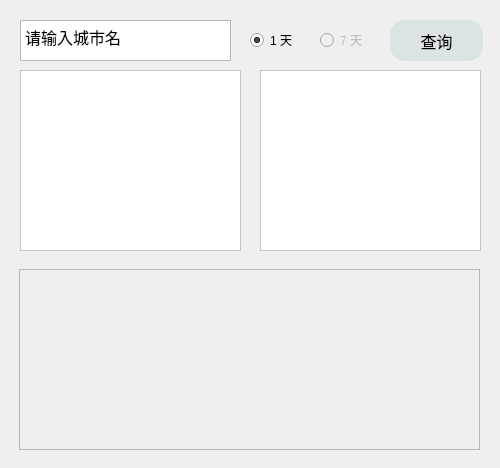
<?xml version="1.0" encoding="UTF-8"?>
<ui version="4.0">
 <class>Form</class>
 <widget class="QWidget" name="Form">
  <property name="enabled">
   <bool>true</bool>
  </property>
  <property name="geometry">
   <rect>
    <x>0</x>
    <y>0</y>
    <width>500</width>
    <height>468</height>
   </rect>
  </property>
  <property name="sizePolicy">
   <sizepolicy hsizetype="Preferred" vsizetype="Preferred">
    <horstretch>0</horstretch>
    <verstretch>0</verstretch>
   </sizepolicy>
  </property>
  <property name="windowTitle">
   <string>天气查询助手</string>
  </property>
  <property name="styleSheet">
   <string notr="true"/>
  </property>
  <widget class="QTextEdit" name="textEdit">
   <property name="enabled">
    <bool>true</bool>
   </property>
   <property name="geometry">
    <rect>
     <x>20</x>
     <y>20</y>
     <width>211</width>
     <height>41</height>
    </rect>
   </property>
   <property name="font">
    <font>
     <family>3ds</family>
     <pointsize>12</pointsize>
    </font>
   </property>
   <property name="cursor" stdset="0">
    <cursorShape>IBeamCursor</cursorShape>
   </property>
   <property name="styleSheet">
    <string notr="true"/>
   </property>
   <property name="inputMethodHints">
    <set>Qt::ImhMultiLine</set>
   </property>
   <property name="html">
    <string>&lt;!DOCTYPE HTML PUBLIC &quot;-//W3C//DTD HTML 4.0//EN&quot; &quot;http://www.w3.org/TR/REC-html40/strict.dtd&quot;&gt;
&lt;html&gt;&lt;head&gt;&lt;meta name=&quot;qrichtext&quot; content=&quot;1&quot; /&gt;&lt;style type=&quot;text/css&quot;&gt;
p, li { white-space: pre-wrap; }
&lt;/style&gt;&lt;/head&gt;&lt;body style=&quot; font-family:'3ds'; font-size:12pt; font-weight:400; font-style:normal;&quot;&gt;
&lt;p style=&quot; margin-top:0px; margin-bottom:0px; margin-left:0px; margin-right:0px; -qt-block-indent:0; text-indent:0px;&quot;&gt;&lt;span style=&quot; font-family:'SimSun'; vertical-align:middle;&quot;&gt;请输入城市名&lt;/span&gt;&lt;/p&gt;&lt;/body&gt;&lt;/html&gt;</string>
   </property>
   <property name="overwriteMode">
    <bool>true</bool>
   </property>
   <property name="acceptRichText">
    <bool>false</bool>
   </property>
  </widget>
  <widget class="QPushButton" name="pushButton">
   <property name="geometry">
    <rect>
     <x>390</x>
     <y>20</y>
     <width>93</width>
     <height>41</height>
    </rect>
   </property>
   <property name="font">
    <font>
     <family>3ds</family>
     <pointsize>12</pointsize>
    </font>
   </property>
   <property name="styleSheet">
    <string notr="true">QPushButton {
	background-color: #dbe3e5;
	border-radius: 15px;
	border: 1px blue solid;
}</string>
   </property>
   <property name="text">
    <string>查询</string>
   </property>
  </widget>
  <widget class="QTextEdit" name="textEdit_2">
   <property name="enabled">
    <bool>false</bool>
   </property>
   <property name="geometry">
    <rect>
     <x>20</x>
     <y>70</y>
     <width>221</width>
     <height>181</height>
    </rect>
   </property>
   <property name="styleSheet">
    <string notr="true">QTextEdit {
	background-color: white;
}</string>
   </property>
  </widget>
  <widget class="QTextEdit" name="textEdit_3">
   <property name="enabled">
    <bool>false</bool>
   </property>
   <property name="geometry">
    <rect>
     <x>260</x>
     <y>70</y>
     <width>221</width>
     <height>181</height>
    </rect>
   </property>
   <property name="styleSheet">
    <string notr="true">QTextEdit {
	background-color: white;
}</string>
   </property>
  </widget>
  <widget class="QRadioButton" name="radioButton">
   <property name="geometry">
    <rect>
     <x>250</x>
     <y>30</y>
     <width>51</width>
     <height>20</height>
    </rect>
   </property>
   <property name="text">
    <string>1 天</string>
   </property>
   <property name="checked">
    <bool>true</bool>
   </property>
  </widget>
  <widget class="QRadioButton" name="radioButton_2">
   <property name="enabled">
    <bool>false</bool>
   </property>
   <property name="geometry">
    <rect>
     <x>320</x>
     <y>30</y>
     <width>51</width>
     <height>20</height>
    </rect>
   </property>
   <property name="text">
    <string>7 天</string>
   </property>
  </widget>
  <widget class="QWidget" name="horizontalLayoutWidget">
   <property name="geometry">
    <rect>
     <x>19</x>
     <y>269</y>
     <width>461</width>
     <height>181</height>
    </rect>
   </property>
   <layout class="QHBoxLayout" name="horizontalLayout">
    <item>
     <widget class="QFrame" name="frame">
      <property name="frameShape">
       <enum>QFrame::StyledPanel</enum>
      </property>
      <property name="frameShadow">
       <enum>QFrame::Raised</enum>
      </property>
     </widget>
    </item>
   </layout>
  </widget>
 </widget>
 <resources/>
 <connections/>
</ui>
